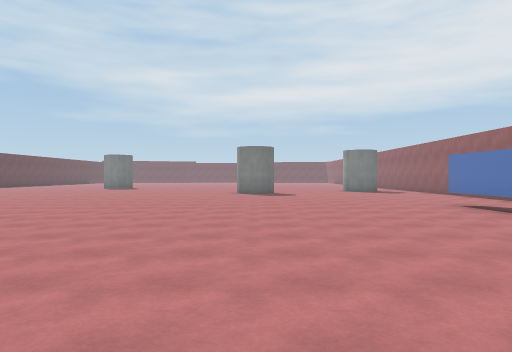
view 1 (above)

24 first-person views from a walk through a 3-D level made in the Unity game engine. The camera is 1.5 m above the floor, looks level and sees 70° across. The floor is counted in squares, 2 m on a side. Each view is taken from the middle of a square. On the plan, view 1 faces up. The plan holds only what a view shows up to about 11 squares ahead; the rest is blank. The place goes on beyond the plan. Some surface patterns are stand-ins.

view 2
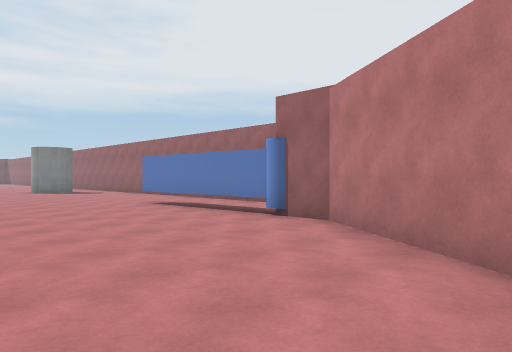

view 3
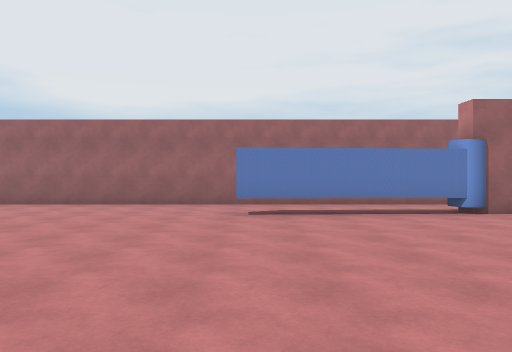

view 4
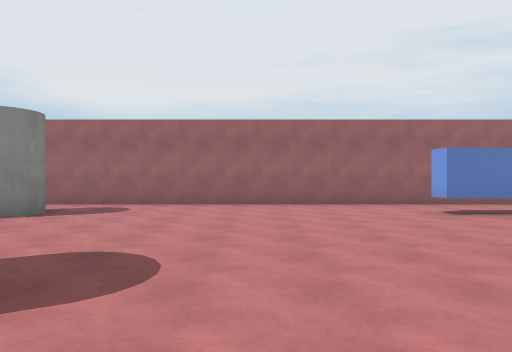

view 5
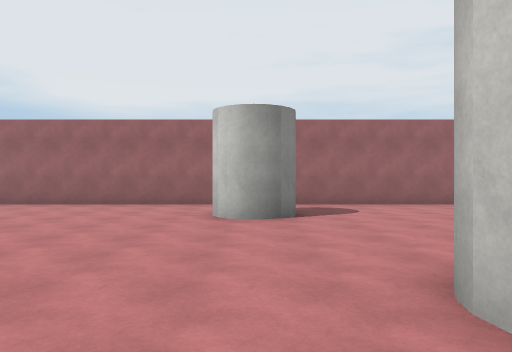

view 6
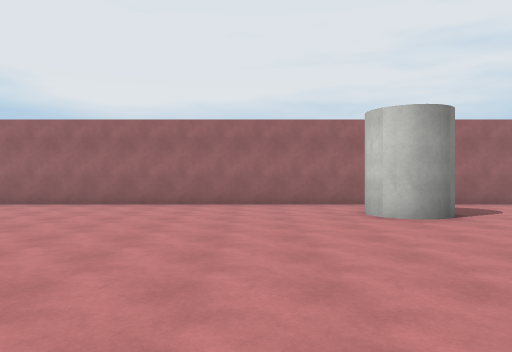

view 7
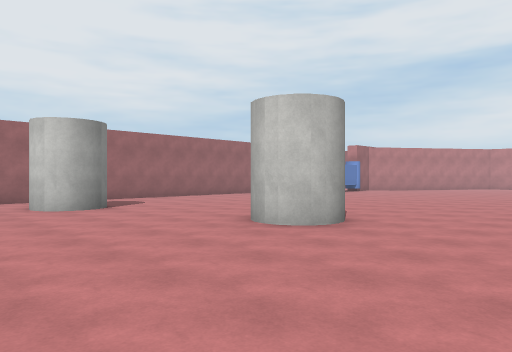

view 8
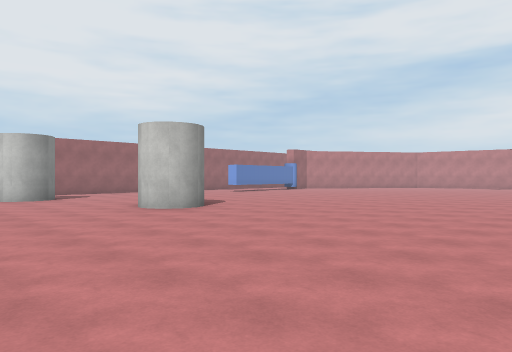

view 9
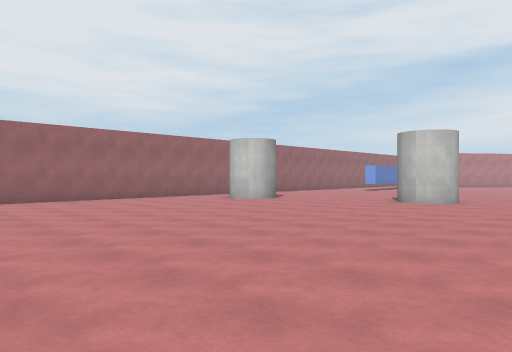

view 10
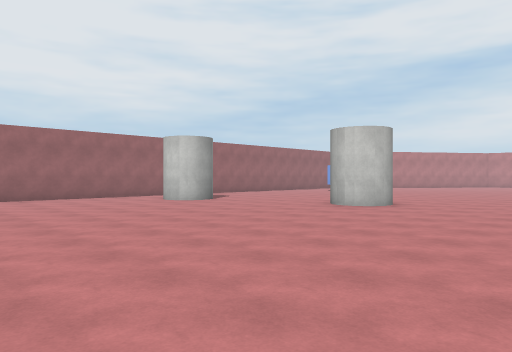

view 11
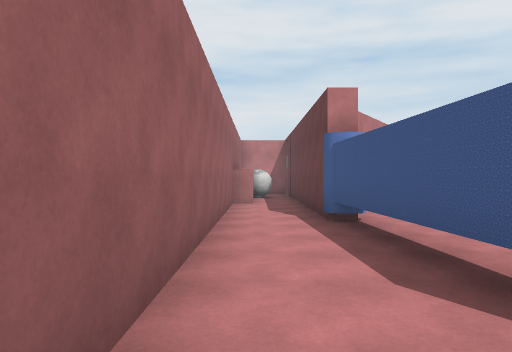

view 12
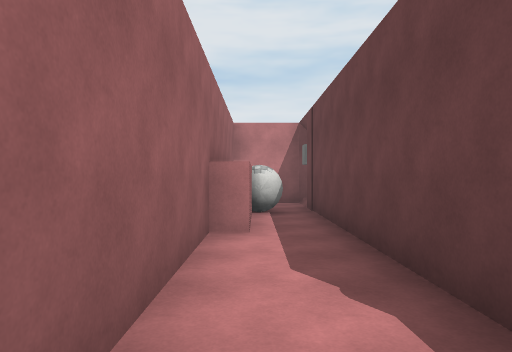

view 13
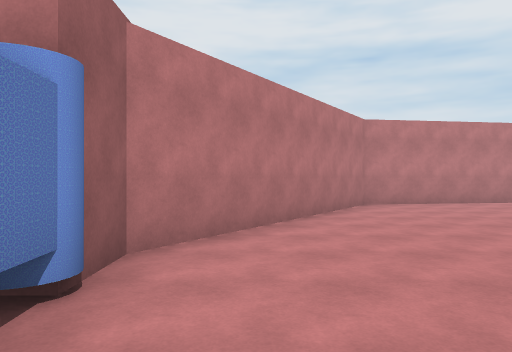

view 14
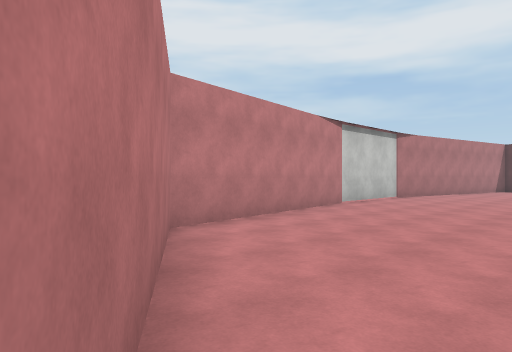

view 15
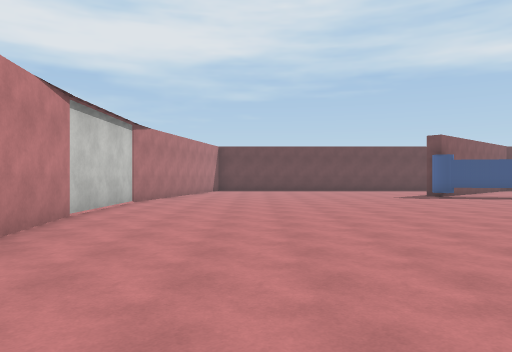

view 16
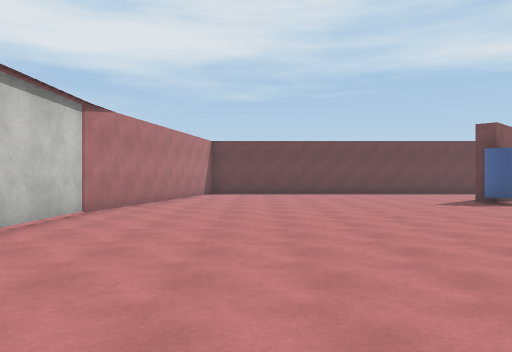

view 17
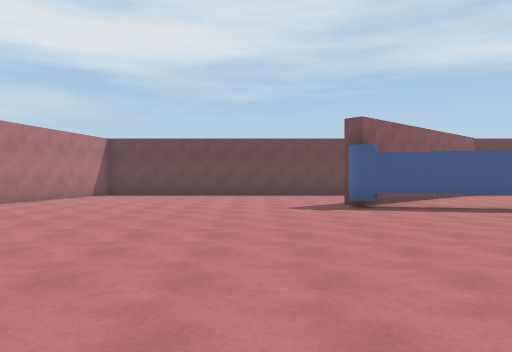

view 18
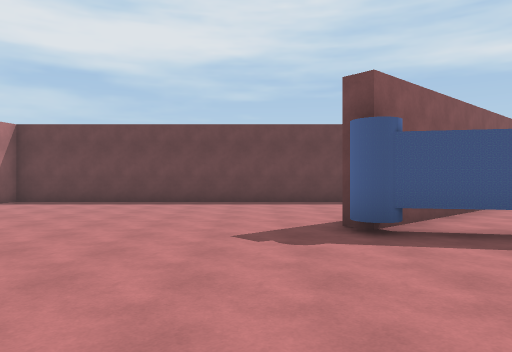

view 19
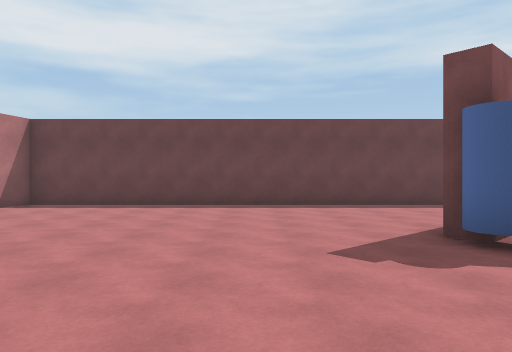

view 20
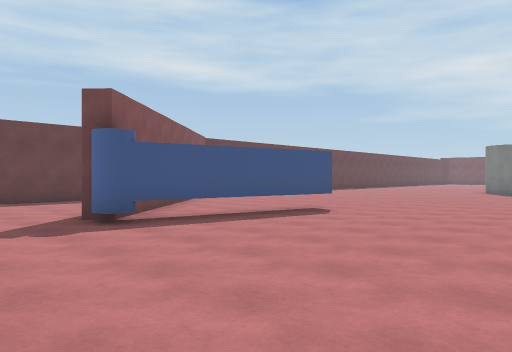

view 21
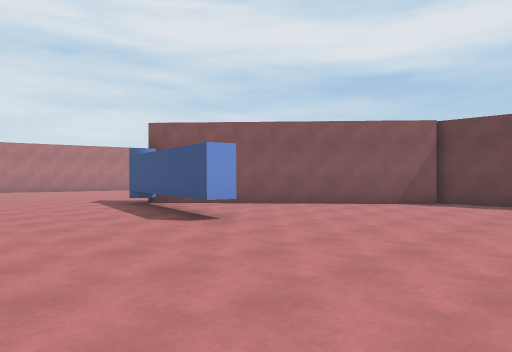

view 22
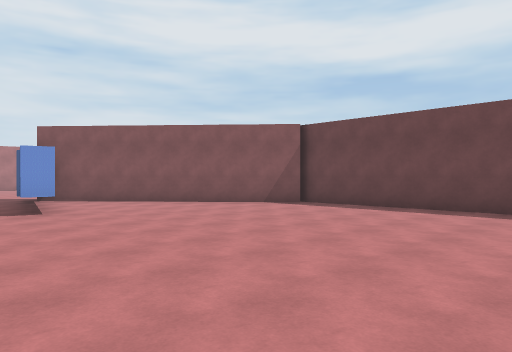

view 23
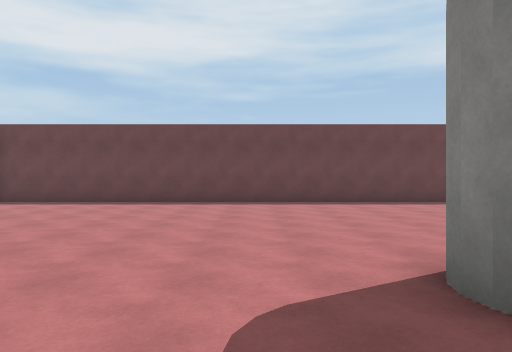

view 24
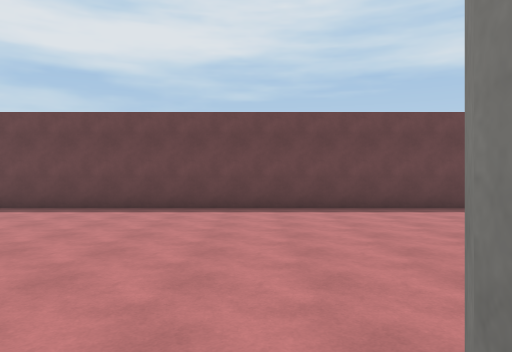

### Floor plan
Key: @ floor where view 1 was taken; # wall or solid block; . floor; T thing the floor can be seen under or through; B white ball.
Columns run from 17 left of view 1 to 8 right of it. Each row starts with its distance up from view 1.
 27              . ..      ..#
 26 #.            ...........#
 25 #...        .............#
 24 #....        ............#
 23 #......     .............#
 22 #.......##  .............#
 21 #......... ..............#
 20 #........................#
 19 #........................#
 18 #.....................#..#
 17 #........................#
 16 #................#.......#
 15 #........................#
 14 #........................#
 13 #........................#
 12 ##.......................#
 11  ##....T.................#
 10   ##...T.................#
  9 #..##..T..............T..#
  8 #...#.TT..............T..#
  7 #... TT...............T..#
  6 #.....................T..#
  5 #.....................TT.#
  4 #......................#.#
  3 #.....................##.#
  2 #.....................#..#
  1 #....................##.##
  0 #................@..###.#
 -1 #...................###.#
 -2 ##. ...............## #.B
 -3     ###........#####  #.
 -4       ##########      #.
 -5                       ##

Positions as (right, up) in squares from view 1, and headings:
1: (0, 0), facing up
2: (0, 0), facing up-right
3: (-2, 9), facing right
4: (-2, 13), facing right
5: (-2, 18), facing right
6: (-2, 21), facing right
7: (-4, 21), facing down-right
8: (-8, 21), facing down-right
9: (-4, 27), facing down-right
10: (-5, 25), facing down-right
11: (7, 11), facing down
12: (7, 6), facing down
13: (4, 7), facing down
14: (4, 2), facing down-left
15: (2, 0), facing left
16: (-1, 0), facing left
17: (-2, 4), facing left
18: (-6, 5), facing left
19: (-7, 4), facing left
20: (-5, 4), facing up-left
21: (-6, 16), facing down-left
22: (-8, 19), facing down-left
23: (-6, 20), facing left
24: (-8, 21), facing left
